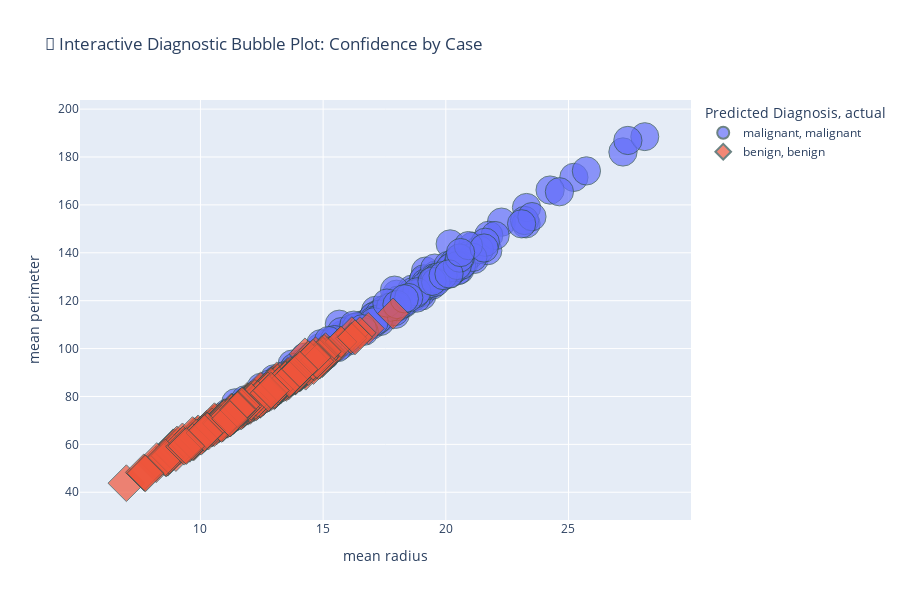

The notebook cell saved with this chart:
### Markdown cell above
## STEP 7: Interactive, Next-Gen Visual Diagnostics



### Objective:

Visualize model predictions with **rich, immersive, interactive plots** using modern Python libraries that feel *like a data cockpit*, not a science fair.


### Tools We're Using:

| Tool       | Purpose                            |
| ---------- | ---------------------------------- |
| `plotly`   | High-performance interactive plots |
| `pandas`   | Data prep and filtering            |
| `sklearn`  | Model evaluation metrics           |
| `colorama` | Terminal color tweaks              |


### Install if Needed:

```bash
pip install plotly pandas scikit-learn
```


## 🔬 7A: Interactive Confidence vs Feature Visualization

We’ll create a **bubble plot** showing:

* X = `mean radius`
* Y = `mean perimeter`
* Bubble size = model **confidence**
* Color = predicted class (malignant/benign)



### Code Block: Bubble Plot of Model Certainty

### Code cell
import plotly.express as px
import pandas as pd
import numpy as np

# Get predictions and confidences
X = cancer.data
y = cancer.target
y_pred = clf.predict(X)
y_prob = clf.predict_proba(X)
confidences = np.max(y_prob, axis=1)

# Construct DataFrame
viz_df = pd.DataFrame(X, columns=cancer.feature_names)
viz_df['actual'] = [cancer.target_names[i] for i in y]
viz_df['predicted'] = [cancer.target_names[i] for i in y_pred]
viz_df['confidence'] = confidences

# Select key features for visualization
fig = px.scatter(
    viz_df,
    x='mean radius',
    y='mean perimeter',
    color='predicted',
    size='confidence',
    symbol='actual',
    hover_data=['confidence', 'mean area', 'worst smoothness'],
    title="🧠 Interactive Diagnostic Bubble Plot: Confidence by Case",
    labels={'predicted': 'Predicted Diagnosis'},
    height=600
)

fig.update_traces(marker=dict(line=dict(width=1, color='DarkSlateGrey')))
fig.show()

### Figure 1 — Plotly figure (JSON) as saved in the notebook; plotly's stock layout.template omitted (floating-point values rounded to 4 significant figures; data arrays with more than 128 entries replaced by an {"elided": "..."} marker saying what was removed)
{"data": [{"customdata": {"elided": "212x3 float values"}, "hovertemplate": "Predicted Diagnosis=malignant<br>actual=malignant<br>mean radius=%{x}<br>mean perimeter=%{y}<br>confidence=%{customdata[0]}<br>mean area=%{customdata[1]}<br>worst smoothness=%{customdata[2]}<extra></extra>", "legendgroup": "malignant, malignant", "marker": {"color": "#636efa", "line": {"color": "DarkSlateGrey", "width": 1}, "size": {"elided": "212 float values"}, "sizemode": "area", "sizeref": 0.0025, "symbol": "circle"}, "mode": "markers", "name": "malignant, malignant", "orientation": "v", "showlegend": true, "type": "scatter", "x": {"elided": "212 float values"}, "xaxis": "x", "y": {"elided": "212 float values"}, "yaxis": "y"}, {"customdata": {"elided": "357x3 float values"}, "hovertemplate": "Predicted Diagnosis=benign<br>actual=benign<br>mean radius=%{x}<br>mean perimeter=%{y}<br>confidence=%{customdata[0]}<br>mean area=%{customdata[1]}<br>worst smoothness=%{customdata[2]}<extra></extra>", "legendgroup": "benign, benign", "marker": {"color": "#EF553B", "line": {"color": "DarkSlateGrey", "width": 1}, "size": {"elided": "357 float values"}, "sizemode": "area", "sizeref": 0.0025, "symbol": "diamond"}, "mode": "markers", "name": "benign, benign", "orientation": "v", "showlegend": true, "type": "scatter", "x": {"elided": "357 float values"}, "xaxis": "x", "y": {"elided": "357 float values"}, "yaxis": "y"}], "layout": {"height": 600, "legend": {"itemsizing": "constant", "title": {"text": "Predicted Diagnosis, actual"}, "tracegroupgap": 0}, "title": {"text": "🧠 Interactive Diagnostic Bubble Plot: Confidence by Case"}, "xaxis": {"anchor": "y", "domain": [0, 1], "title": {"text": "mean radius"}}, "yaxis": {"anchor": "x", "domain": [0, 1], "title": {"text": "mean perimeter"}}}}
